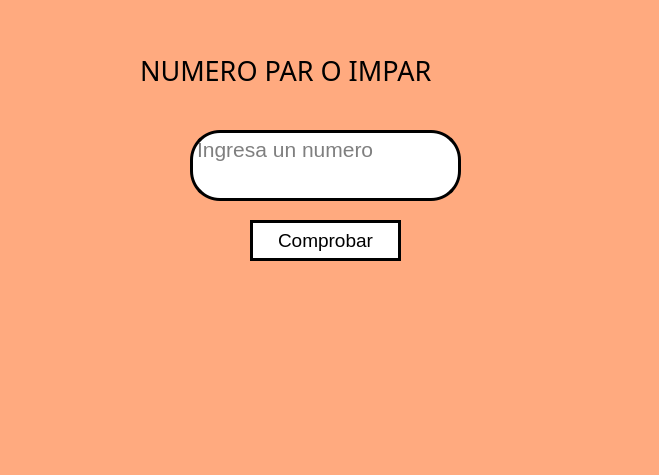
<?xml version="1.0" encoding="UTF-8"?>
<ui version="4.0">
 <class>MainWindow</class>
 <widget class="QMainWindow" name="MainWindow">
  <property name="geometry">
   <rect>
    <x>0</x>
    <y>0</y>
    <width>659</width>
    <height>475</height>
   </rect>
  </property>
  <property name="windowTitle">
   <string>MainWindow</string>
  </property>
  <property name="styleSheet">
   <string notr="true">background-color: rgb(255, 170, 127);</string>
  </property>
  <widget class="QWidget" name="centralwidget">
   <widget class="QLabel" name="label">
    <property name="geometry">
     <rect>
      <x>140</x>
      <y>0</y>
      <width>391</width>
      <height>141</height>
     </rect>
    </property>
    <property name="font">
     <font>
      <family>Sitka</family>
      <pointsize>20</pointsize>
      <weight>50</weight>
      <bold>false</bold>
     </font>
    </property>
    <property name="text">
     <string>NUMERO PAR O IMPAR </string>
    </property>
   </widget>
   <widget class="QPushButton" name="btn_revisar">
    <property name="geometry">
     <rect>
      <x>250</x>
      <y>220</y>
      <width>151</width>
      <height>41</height>
     </rect>
    </property>
    <property name="font">
     <font>
      <pointsize>14</pointsize>
     </font>
    </property>
    <property name="styleSheet">
     <string notr="true">background-color: rgb(255, 255, 255);
border-radius: 30px;
border: 3px solid black</string>
    </property>
    <property name="text">
     <string>Comprobar</string>
    </property>
   </widget>
   <widget class="QTextEdit" name="txt_numero">
    <property name="geometry">
     <rect>
      <x>190</x>
      <y>130</y>
      <width>271</width>
      <height>71</height>
     </rect>
    </property>
    <property name="font">
     <font>
      <pointsize>16</pointsize>
     </font>
    </property>
    <property name="styleSheet">
     <string notr="true">background-color: rgb(255, 255, 255);
border-radius: 30px;
border: 3px solid black</string>
    </property>
    <property name="html">
     <string>&lt;!DOCTYPE HTML PUBLIC &quot;-//W3C//DTD HTML 4.0//EN&quot; &quot;http://www.w3.org/TR/REC-html40/strict.dtd&quot;&gt;
&lt;html&gt;&lt;head&gt;&lt;meta name=&quot;qrichtext&quot; content=&quot;1&quot; /&gt;&lt;style type=&quot;text/css&quot;&gt;
p, li { white-space: pre-wrap; }
&lt;/style&gt;&lt;/head&gt;&lt;body style=&quot; font-family:'MS Shell Dlg 2'; font-size:16pt; font-weight:400; font-style:normal;&quot;&gt;
&lt;p align=&quot;center&quot; style=&quot;-qt-paragraph-type:empty; margin-top:0px; margin-bottom:0px; margin-left:0px; margin-right:0px; -qt-block-indent:0; text-indent:0px;&quot;&gt;&lt;br /&gt;&lt;/p&gt;&lt;/body&gt;&lt;/html&gt;</string>
    </property>
    <property name="placeholderText">
     <string>Ingresa un numero</string>
    </property>
   </widget>
  </widget>
  <widget class="QMenuBar" name="menubar">
   <property name="geometry">
    <rect>
     <x>0</x>
     <y>0</y>
     <width>659</width>
     <height>26</height>
    </rect>
   </property>
  </widget>
  <widget class="QStatusBar" name="statusbar"/>
 </widget>
 <resources/>
 <connections/>
</ui>
